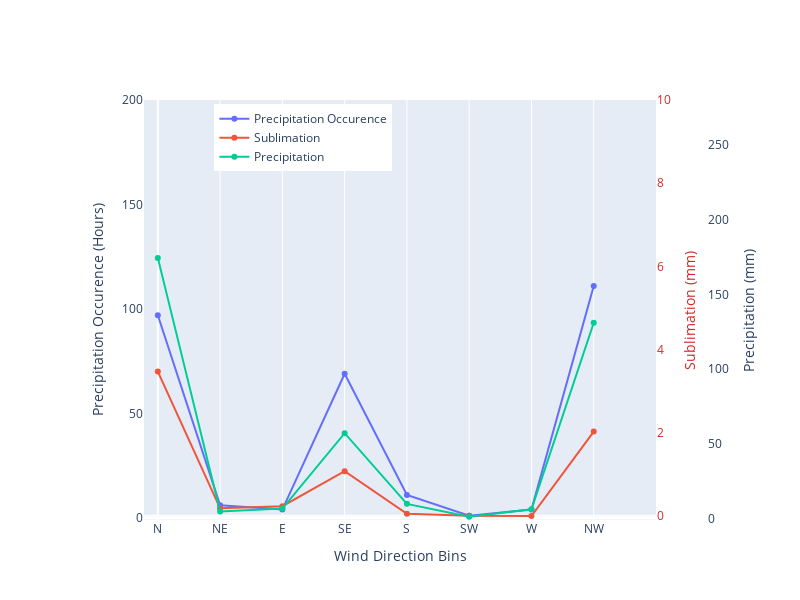

Notebook code for this chart:
### Code cell
# Let's make a few plots using make_sublots in plotly 
fig = go.Figure()
# for the first figure lets make two y axes, one where we'll have a barplot of the precipitation occurence and the other where we'll have the sublimation rate
fig.add_trace(go.Scatter(x=grouped_prcp_binary.index, y=grouped_prcp_binary.values, name='Precipitation Occurence', yaxis='y1'))
fig.update_yaxes(title_text='Precipitation Occurence')
# add second y-axis
fig.add_trace(go.Scatter(x=grouped_sub.index, y=grouped_sub.values, name='Sublimation', yaxis='y2'))
fig.add_trace(go.Scatter(x=grouped_prcp.index, y=grouped_prcp.values, name='Precipitation', yaxis='y3'))
fig.update_layout(xaxis=dict(domain=[0.1,0.9],
                             title='Wind Direction Bins',
                             range=[-10,360],
                             tickvals=[0,45,90,135,180,225,270,315],
                             ticktext=['N', 'NE', 'E', 'SE', 'S', 'SW', 'W', 'NW']),
                  yaxis=dict(title='Precipitation Occurence (Hours)',
                             range=[-1,200]),
                  yaxis2=dict(title='Sublimation (mm)',
                              overlaying='y',
                              side='right',
                              anchor='x',
                              titlefont=dict(
                                  color="#d62728"
                              ),
                              tickfont=dict(
                                  color="#d62728"
                              ),
                              position=0.8,
                              range=[-.1,10]),
                  yaxis3=dict(
                              title="Precipitation (mm)",
                              anchor="free",
                              overlaying="y",
                              side="right",
                              position=0.98,
                              range=[-1,200*35/25]
                              ))
# remove the grid line for axis 1 and 2
fig.update_yaxes(showgrid=False)
fig.update_layout(
                  height=600,
                  width=800)
# move the legend to the top right of the plot
fig.update_layout(legend=dict(
    yanchor="top",
    y=0.99,
    xanchor="left",
    x=0.21
))

### Figure 1 — Plotly figure (JSON) as saved in the notebook; plotly's stock layout.template omitted (floating-point values rounded to 4 significant figures)
{"data": [{"name": "Precipitation Occurence", "type": "scatter", "x": [0, 45, 90, 135, 180, 225, 270, 315], "y": [97, 6, 4, 69, 11, 1, 4, 111], "yaxis": "y"}, {"name": "Sublimation", "type": "scatter", "x": [0, 45, 90, 135, 180, 225, 270, 315], "y": [3.469, 0.1816, 0.2312, 1.073, 0.05084, 0.0006535, -0.005848, 2.026], "yaxis": "y2"}, {"name": "Precipitation", "type": "scatter", "x": [0, 45, 90, 135, 180, 225, 270, 315], "y": [174.4, 4.693, 6.682, 57.08, 9.799, 1.184, 6.16, 131.0], "yaxis": "y3"}], "layout": {"height": 600, "legend": {"x": 0.21, "xanchor": "left", "y": 0.99, "yanchor": "top"}, "width": 800, "xaxis": {"domain": [0.1, 0.9], "range": [-10, 360], "ticktext": ["N", "NE", "E", "SE", "S", "SW", "W", "NW"], "tickvals": [0, 45, 90, 135, 180, 225, 270, 315], "title": {"text": "Wind Direction Bins"}}, "yaxis": {"range": [-1, 200], "showgrid": false, "title": {"text": "Precipitation Occurence (Hours)"}}, "yaxis2": {"anchor": "x", "overlaying": "y", "position": 0.8, "range": [-0.1, 10], "showgrid": false, "side": "right", "tickfont": {"color": "#d62728"}, "title": {"font": {"color": "#d62728"}, "text": "Sublimation (mm)"}}, "yaxis3": {"anchor": "free", "overlaying": "y", "position": 0.98, "range": [-1, 280], "showgrid": false, "side": "right", "title": {"text": "Precipitation (mm)"}}}}
